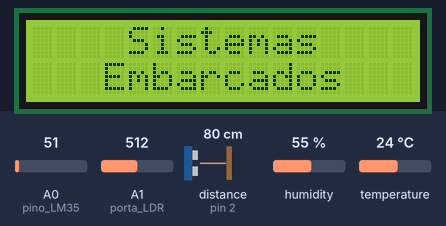
A sketch run on a simulated Arduino Leonardo, built with avr-gcc and run on an emulated ATmega32U4. On the bench: 16×2 character LCD. The inputs (shaded band) are chosen by the test bench; at power-on: distance to the obstacle (sensor on pin 2) 80 cm, humidity 55 %, A0 (pino_LM35) = 51, A1 (porta_LDR) = 512, temperature 24 °C. The echo pulse lasts 58.3 µs per cm; what the sketch prints to the serial monitor is not drawn.

Above: at 2.2 s.
At 9.3 s:
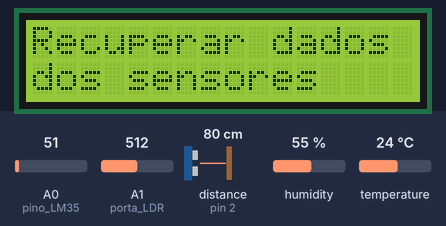
9.4 s: distance to the obstacle (sensor on pin 2) set to 2 cm
19.6 s: humidity set to 22 %
At 31.5 s:
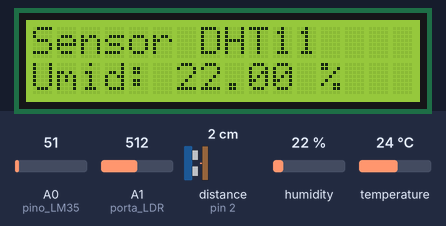
31.8 s: A0 (pino_LM35) set to 61
36.8 s: A1 (porta_LDR) set to 716
At 37.7 s:
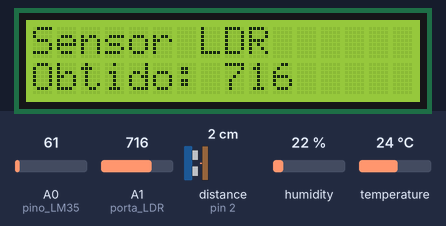
40.9 s: temperature set to 12 °C
At 54.4 s:
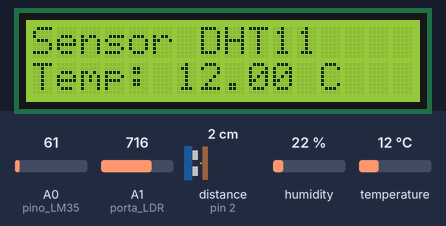
54.8 s: A1 (porta_LDR) set to 992
At 67.0 s:
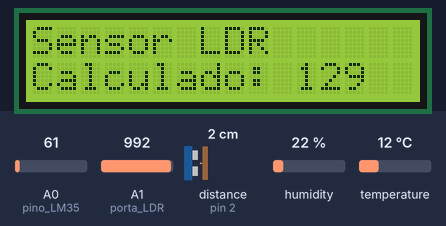
Timing chart, 0 to 68.5 s (numbered marks = the images above; inputs shaded):
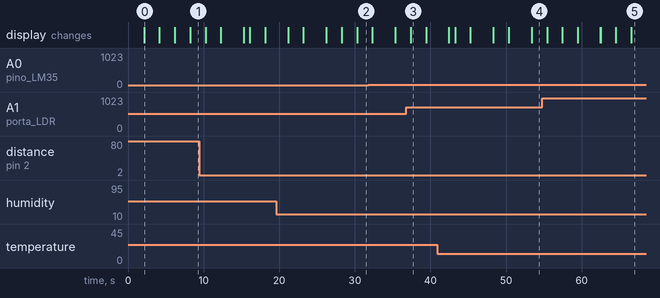

Measured:
- what the display in image 0 shows lasts 2.1 s, from 2.1 s to 4.2 s

The sketch:

projsistemb.ino
```cpp
#include <LiquidCrystal_I2C.h>
#include <Wire.h>
#include "DHT.h"

// LDR
const int porta_LDR = A1;

// LM35
int pino_LM35 = A0;

// SRF04
const int pino_SRF04_TRIGGER = 3;
const int pino_SRF04_ECHO = 2;

// DHT11
const int DHTPIN = 4;
DHT dht(DHTPIN, DHT11, 6);

// LCD
LiquidCrystal_I2C lcd(0x27, 16, 2); // Set the LCD I2C address

void setup()
{
    pinMode(pino_SRF04_TRIGGER, OUTPUT);
    pinMode(pino_SRF04_ECHO, INPUT);

    Serial.begin(9600);

    lcd.begin(16, 2);
    lcd.clear();

    Serial.println("-------------------------------------------");
    Serial.println("Escola de Engenharia de Piracicaba - EEP");
    Serial.println("-------------------------------------------");
    Serial.println("");
    lcd_show("Escola de Eng.", "de Piracicaba", 2000);

    Serial.println("-------------------------------------------");
    Serial.println("Disciplina de Sistemas Embarcados");
    Serial.println("-------------------------------------------");
    Serial.println("");
    lcd_show("    Sistemas", "   Embarcados", 2000);

    Serial.println("-------------------------------------------");
    Serial.println("Projeto 01 - Estacao Meteorologica");
    Serial.println("-------------------------------------------");
    Serial.println("");
    lcd_show("PRJ01 - Estacao", "Meteorologica", 2000);

    Serial.println("-------------------------------------------");
    Serial.println("Componentes da Equipe");
    Serial.println("Leonardo Vencovsky 201710276");
    Serial.println("Vitor Facioli      201710292");
    Serial.println("-------------------------------------------");
    Serial.println("");
    lcd_show("Componentes:", "Jose Luis Zem", 2000);
}

void lcd_show(String top, String bottom, int seg)
{
    lcd.setCursor(0, 0);
    lcd.print(top);
    lcd.setCursor(0, 1);
    lcd.print(bottom);

    delay(seg);
    lcd.clear();
}

// --------------------------------------------------------------- LDR
void F_LDR()
{
    int valor_LDR = analogRead(porta_LDR);
    int luminosidade = map(valor_LDR, 0, 765, 0, 100);
    Serial.println("Sensor LDR");
    Serial.println("-------------------------------------------");
    Serial.println(String("Valor obtido: ") + valor_LDR);
    Serial.println(String("Valor calculado: ") + luminosidade);
    Serial.println("-------------------------------------------");
    Serial.println("");
    lcd_show("Sensor LDR", String("Obtido: ") + valor_LDR, 2000);
    lcd_show("Sensor LDR", String("Calculado: ") + luminosidade, 3000);
}

// --------------------------------------------------------------- LM35
void F_LM35()
{
    const int N_AMOSTRAS = 8;

    int temp_c = 0;
    int temp_f = 0;

    for (int i = 0; i < N_AMOSTRAS; i++)
    {
        temp_c += (5.0 * analogRead(pino_LM35) * 100.0) / 1024.0;
        delay(100);
    }

    temp_c = temp_c / N_AMOSTRAS;
    temp_f = (temp_c * 9) / 5 + 32;

    Serial.println("Sensor LM35");
    Serial.println("-------------------------------------------");
    Serial.println(String("Temp: ") + temp_c + String(" C"));
    Serial.println(String("Temp: ") + temp_f + String(" F"));
    Serial.println("-------------------------------------------");
    Serial.println("");
    lcd_show("Sensor LM35", String("Temp: ") + temp_c + String(" C"), 2000);
    lcd_show("Sensor LM35", String("Temp: ") + temp_f + String(" F"), 3000);
}

// --------------------------------------------------------------- SFR04
long read_SFR04()
{
    digitalWrite(pino_SRF04_TRIGGER, LOW);
    delayMicroseconds(2);
    digitalWrite(pino_SRF04_TRIGGER, HIGH);
    delayMicroseconds(10);
    digitalWrite(pino_SRF04_TRIGGER, LOW);

    return pulseIn(pino_SRF04_ECHO, HIGH);
}

void F_SFR04()
{
    int centimetros = 0.01723 * read_SFR04();
    int polegadas = (centimetros / 2.54);

    Serial.println("Sensor SRF04");
    Serial.println("-------------------------------------------");
    Serial.println(String("Distancia: ") + centimetros + String(" cm"));
    Serial.println(String("Distancia: ") + polegadas + String(" pol"));
    Serial.println("-------------------------------------------");
    Serial.println("");
    lcd_show("Sensor SRF04", String("Dist: ") + centimetros + String(" cm"), 2000);
    lcd_show("Sensor SRF04", String("Dist: ") + polegadas + String(" pol"), 3000);
}

// --------------------------------------------------------------- DHT11
void F_DHT11()
{
    float umidade_ar = dht.readHumidity();
    float temperatura_celsius = dht.readTemperature(false);
    float temperatura_fahrenheit = dht.readTemperature(true);
    float sensacao_termica = dht.computeHeatIndex(temperatura_celsius, umidade_ar, false);

    Serial.println("Sensor DHT11");
    Serial.println("-------------------------------------------");
    Serial.println(String("Temperatura: ") + temperatura_celsius + String(" C"));
    Serial.println(String("Temperatura: ") + temperatura_fahrenheit + String(" F"));
    Serial.println(String("Umididade: ") + umidade_ar + String(" %"));
    Serial.println(String("Sensacao Termica: ") + sensacao_termica + String(" C"));
    Serial.println("-------------------------------------------");
    Serial.println("");
    lcd_show("Sensor DHT11", String("Temp: ") + temperatura_celsius + String(" C"), 2000);
    lcd_show("Sensor DHT11", String("Temp: ") + temperatura_fahrenheit + String(" F"), 2000);
    lcd_show("Sensor DHT11", String("Umid: ") + umidade_ar + String(" %"), 2000);
    lcd_show("Sensor DHT11", String("Sens: ") + sensacao_termica + String(" C"), 3000);
}

void loop()
{
    Serial.println("-------------------------------------------");
    Serial.println("Recuperar dados dos sensores ...");
    Serial.println("-------------------------------------------");
    Serial.println("");

    lcd_show("Recuperar dados", "dos sensores", 2000);

    F_LDR();
    F_LM35();
    F_SFR04();
    F_DHT11();
}
```
